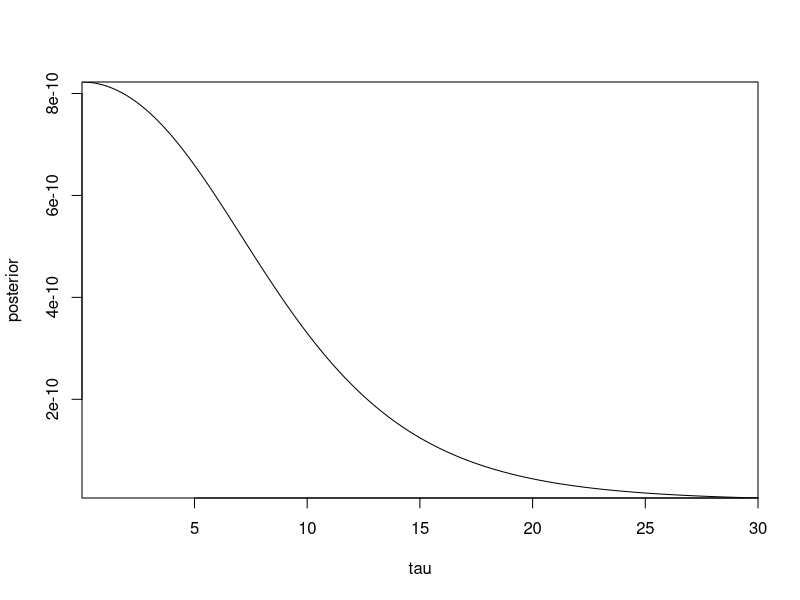
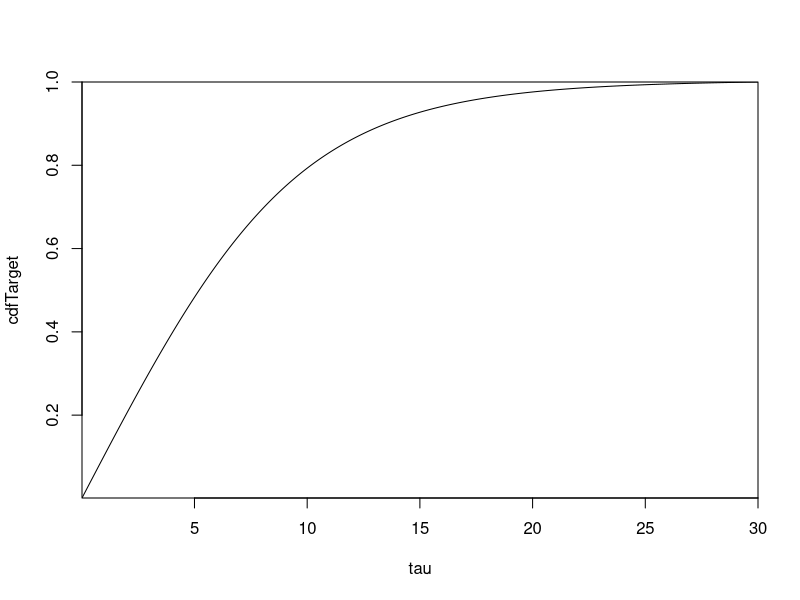
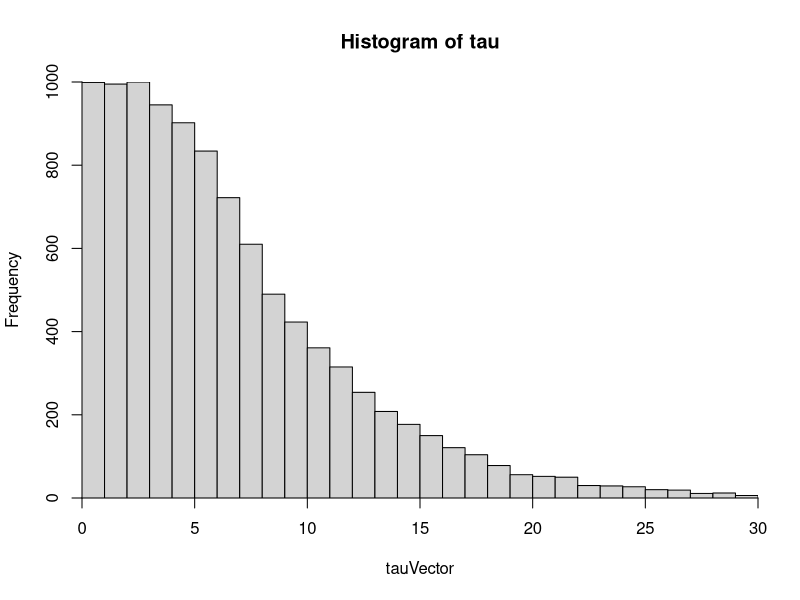
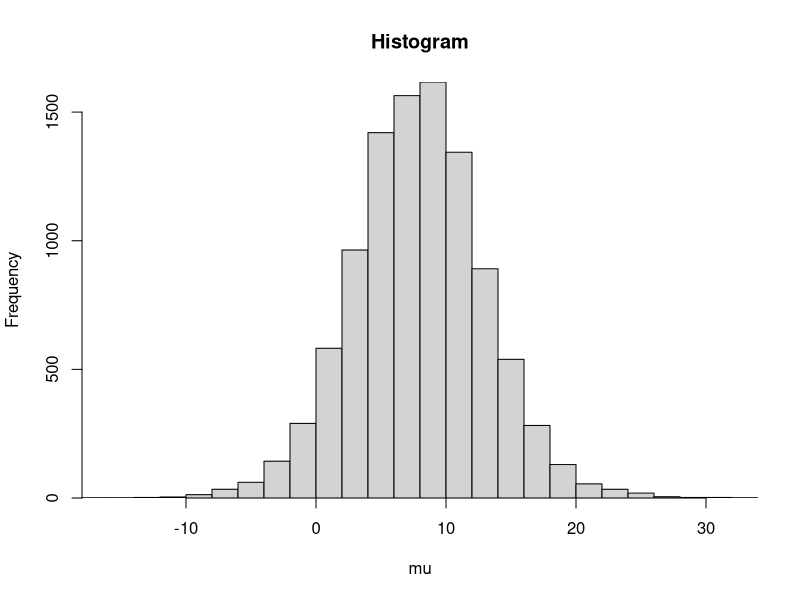
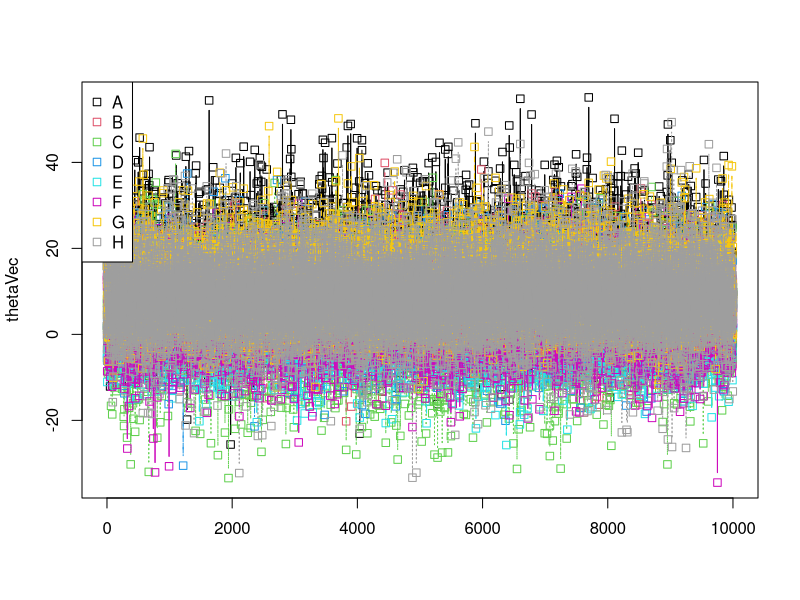
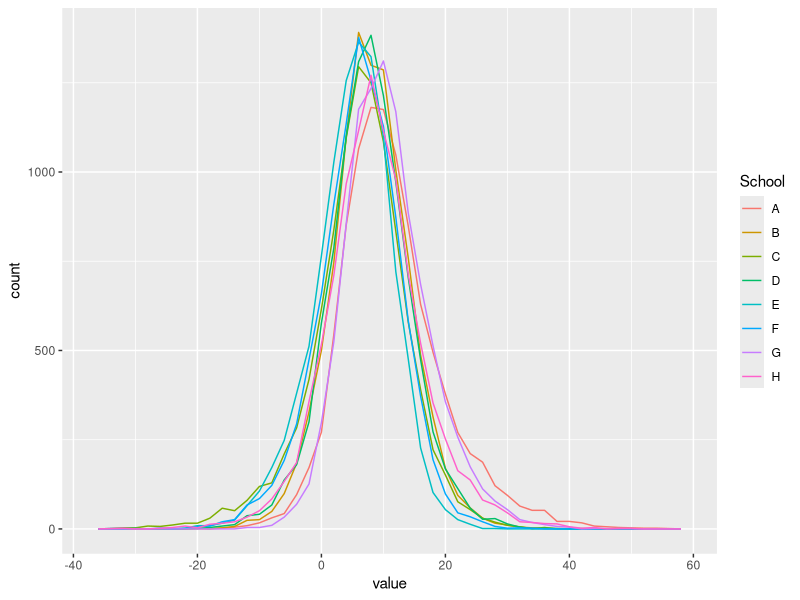
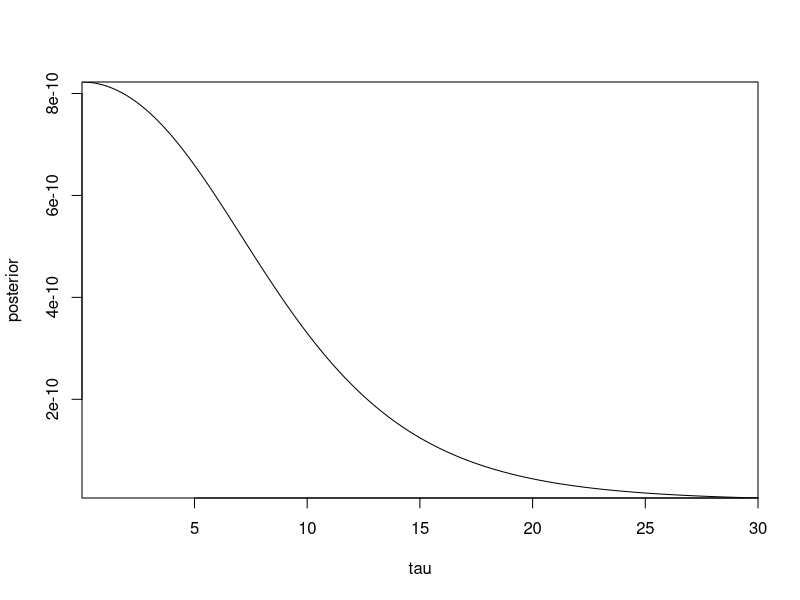
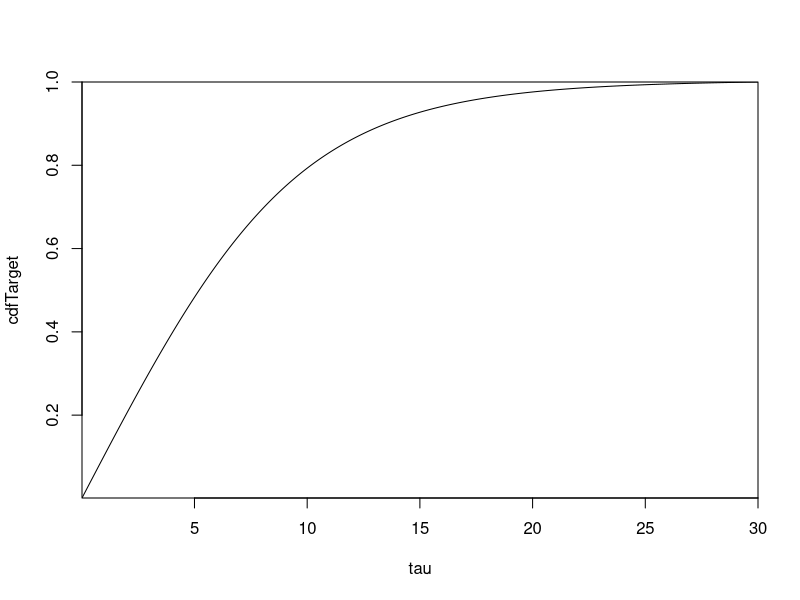

The R source for these figures, in order:
## ---- chunk 1
knitr::opts_chunk$set(echo = TRUE)
## ---- chunk 2
y = c(28, 8, -3, 7, -1, 1, 18, 12)
sigma2 = c(15, 10, 16, 11, 9, 11, 10, 18)^2
J = length(y)


varInverse = function(sigma2, tau){
  sum(1/(sigma2+tau^2))
}

muHat = function(y, sigma2, tau){
  sum(1/(sigma2+tau^2) * y) / varInverse(sigma2, tau)
}

post_tau = function(y, sigma2, tau, mu_h){
  varInverse(sigma2, tau)^(-1/2)  * prod((sigma2 + tau^2)^(-1/2) * exp(-(y - mu_h)^2 / (2*(sigma2 + tau^2))))
}

interval = 0.01
max = 30

tau = (1:(max/interval)) * interval
post = tau

for (i in 1:length(tau)){
  mu_h = muHat(y, sigma2, tau[i])
  post[i] = post_tau(y, sigma2, tau[i], mu_h)
}

posterior = data.frame(tau, post)
plot(posterior, xaxs = "i", yaxs = "i", 
     type = "l", ylab = "posterior", xlab = "tau")
## ---- chunk 3
normPosterior = post/sum(post*interval)
cdfTarget = cumsum(normPosterior) * interval
cdfDF = data.frame(tau, cdfTarget)
plot(cdfDF, xaxs = "i", yaxs = "i", type = "l")
## ---- chunk 4
N = 10000
uniDF = runif(N, 0, 1)
tauVector = rep(NA, N)
for (i in 1:N) {
  tauVector[i] = (sum(cdfTarget < uniDF[i])+1) * interval
}

hist(tauVector, breaks = 30, xaxs = "i", yaxs = "i",
     main = "Histogram of tau")
## ---- chunk 5
muVec = rep(NA, N)
for (i in 1:N) {
  muVec[i] = rnorm(1, muHat(y, sigma2, tauVector[i]), varInverse(sigma2, tauVector[i])^(-.5))
}

hist(muVec, xaxs = "i", yaxs = "i",
     xlab = "mu",
     main = "Histogram", breaks = 30)
## ---- chunk 6
thetaHat = V = thetaVec = matrix(NA, N, J)
for (j in 1:J){
  V[,j] = 1/ (sigma2[j]^-1 + tauVector^-2)
  thetaHat[,j] = (y[j]/sigma2[j] + muVec/tauVector^2) * V[,j] 
  thetaVec[, j] = rnorm(N, thetaHat[,j], V[,j]^(1/2))
}


matplot(thetaVec, type = c("b"), pch=0.5, col = 1:ncol(thetaVec)) #plot
legend("topleft", legend = LETTERS[1:8], col=1:ncol(thetaVec), pch=0.5) # optional legend

library(ggplot2)
library(tidyr)
ggplot(gather(data.frame(thetaVec)), aes(value, color=key)) + geom_freqpoly(binwidth=2) + 
  scale_color_discrete(name = "School", labels = c("A", "B", "C", "D", "E", "F", "G", "H"))

## ---- chunk 7
maxes = apply(thetaVec, 1, which.max)
prob_max = table(maxes) / N
comps = matrix(NA, J, J)

for (i in 1:(J-1)){
  for (j in (i+1):J){
    comps[i,j] = sum(thetaVec[,i] > thetaVec[,j]) / N
    comps[j,i] = 1 - comps[i,j]
  }
}

pmax = sprintf("%0.2f", prob_max)
comp_str = matrix(sprintf("%0.2f", comps), J, J)
comp_str[comp_str == "NA"] = "--"

schools = c("A", "B", "C", "D", "E", "F", "G", "H")
library(kableExtra)
kable(cbind(schools, pmax, comp_str),
      format = "html", digits = 2,
      col.names = c("School", "Pr(Best)", schools)) %>%
  kable_styling(bootstrap_options = c("striped", "hover"))
## ---- chunk 8
y = c(28, 8, -3, 7, -1, 1, 18, 12)
sigma2 = c(15, 10, 16, 11, 9, 11, 10, 18)^2
J = length(y)

varInverse = function(sigma2, tau){
  sum(1/(sigma2+tau^2))
}

muHat = function(y, sigma2, tau){
  sum(1/(sigma2+tau^2) * y) / varInverse(sigma2, tau)
}

post_tau = function(y, sigma2, tau, mu_h){
  varInverse(sigma2, tau)^(-1/2)  * prod((sigma2 + tau^2)^(-1/2) * exp(-(y - mu_h)^2 / (2*(sigma2 + tau^2))))
}

interval = 0.01
max = 30

tau = (1:(max/interval)) * interval

post = tau

for (i in 1:length(tau)){
  mu_h = muHat(y, sigma2, tau[i])
  post[i] = post_tau(y, sigma2, tau[i], mu_h)
}

posterior = data.frame(tau, post)
plot(posterior, xaxs = "i", yaxs = "i", 
     type = "l", ylab = "posterior", xlab = "tau")
## ---- chunk 9
normPosterior = post/sum(post*interval)
cdfTarget = cumsum(normPosterior) * interval
cdfDF = data.frame(tau, cdfTarget)
plot(cdfDF, xaxs = "i", yaxs = "i", type = "l")
## ---- chunk 10
N = 10000
uniDF = runif(N, 0, 1)
tauVector = rep(NA, N)
for (i in 1:N) {
  tauVector[i] = (sum(cdfTarget < uniDF[i])+1) * interval * 1000
}

hist(tauVector, breaks = 30, xaxs = "i", yaxs = "i",
     main = "Histogram of tau")
## ---- chunk 11
muVec = rep(NA, N)
for (i in 1:N) {
  muVec[i] = rnorm(1, muHat(y, sigma2, tauVector[i]), varInverse(sigma2, tauVector[i])^(-.5))
}
## ---- chunk 12
hist(muVec, xaxs = "i", yaxs = "i",
     xlab = "mu",
     main = "Histogram", breaks = 30)
## ---- chunk 13
thetaHat = V = thetaVec = matrix(NA, N, J)
for (j in 1:J){
  V[,j] = 1/ (sigma2[j]^-1 + tauVector^-2)
  thetaHat[,j] = (y[j]/sigma2[j] + muVec/tauVector^2) * V[,j] 
  thetaVec[, j] = rnorm(N, thetaHat[,j], V[,j]^(1/2))
}

matplot(thetaVec, type = c("b"), pch=0.5, col = 1:ncol(thetaVec)) #plot
legend("topleft", legend = LETTERS[1:8], col=1:ncol(thetaVec), pch=0.5) # optional legend
## ---- chunk 14
library(ggplot2)
library(tidyr)
ggplot(gather(data.frame(thetaVec)), aes(value, color=key)) + geom_freqpoly(binwidth=2) + 
  scale_color_discrete(name = "School", labels = c("A", "B", "C", "D", "E", "F", "G", "H"))
## ---- chunk 15
maxes = apply(thetaVec, 1, which.max)
prob_max = table(maxes) / N
comps = matrix(NA, J, J)

for (i in 1:(J-1)){
  for (j in (i+1):J){
    comps[i,j] = sum(thetaVec[,i] > thetaVec[,j]) / N
    comps[j,i] = 1 - comps[i,j]
  }
}

pmax = sprintf("%0.2f", prob_max)
comp_str = matrix(sprintf("%0.2f", comps), J, J)
comp_str[comp_str == "NA"] = "--"

schools = c("A", "B", "C", "D", "E", "F", "G", "H")
library(kableExtra)
kable(cbind(schools, pmax, comp_str),
      format = "html", digits = 2,
      col.names = c("School", "Pr(Best)", schools)) %>%
  kable_styling(bootstrap_options = c("striped", "hover"))
## ---- chunk 16
print(paste0("Range = [", min(comps[1,-1]), ", ", max(comps[1,-1]), "]"))
## ---- chunk 17
N = 10000
uniDF = runif(N, 0, 1)
tauVector = rep(NA, N)
for (i in 1:N) {
  tauVector[i] = (sum(cdfTarget < uniDF[i])+1) * interval * 0.0001
}

# hist(tauVector, breaks = 30, xaxs = "i", yaxs = "i",
#      main = "Histogram of tau")

muVec = rep(NA, N)
for (i in 1:N) {
  muVec[i] = rnorm(1, muHat(y, sigma2, tauVector[i]), varInverse(sigma2, tauVector[i])^(-.5))
}

# hist(muVec, xaxs = "i", yaxs = "i",
#      xlab = "mu",
#      main = "Histogram", breaks = 30)


thetaHat = V = thetaVec = matrix(NA, N, J)
for (j in 1:J){
  V[,j] = 1/ (sigma2[j]^-1 + tauVector^-2)
  thetaHat[,j] = (y[j]/sigma2[j] + muVec/tauVector^2) * V[,j] 
  thetaVec[, j] = rnorm(N, thetaHat[,j], V[,j]^(1/2))
}

# matplot(thetaVec, type = c("b"), pch=0.5, col = 1:ncol(thetaVec)) #plot
# legend("topleft", legend = LETTERS[1:8], col=1:ncol(thetaVec), pch=0.5) # optional legend

# library(ggplot2)
# library(tidyr)
# ggplot(gather(data.frame(thetaVec)), aes(value, color=key)) + geom_freqpoly(binwidth=2) + 
#   scale_color_discrete(name = "School", labels = c("A", "B", "C", "D", "E", "F", "G", "H"))

maxes = apply(thetaVec, 1, which.max)
prob_max = table(maxes) / N
comps = matrix(NA, J, J)

for (i in 1:(J-1)){
  for (j in (i+1):J){
    comps[i,j] = sum(thetaVec[,i] > thetaVec[,j]) / N
    comps[j,i] = 1 - comps[i,j]
  }
}

pmax = sprintf("%0.2f", prob_max)
comp_str = matrix(sprintf("%0.2f", comps), J, J)
comp_str[comp_str == "NA"] = "--"

schools = c("A", "B", "C", "D", "E", "F", "G", "H")
library(kableExtra)
kable(cbind(schools, pmax, comp_str),
      format = "html", digits = 2,
      col.names = c("School", "Pr(Best)", schools)) %>%
  kable_styling(bootstrap_options = c("striped", "hover"))
